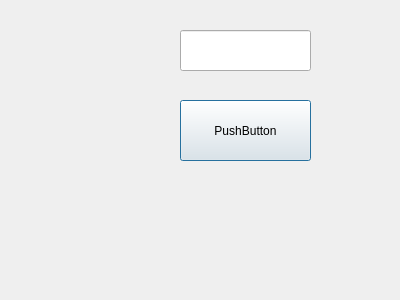
<?xml version="1.0" encoding="UTF-8"?>
<ui version="4.0">
 <class>Form2</class>
 <widget class="QDialog" name="Form2">
  <property name="geometry">
   <rect>
    <x>0</x>
    <y>0</y>
    <width>400</width>
    <height>300</height>
   </rect>
  </property>
  <property name="windowTitle">
   <string>Dialog</string>
  </property>
  <widget class="QPushButton" name="btnSave">
   <property name="geometry">
    <rect>
     <x>180</x>
     <y>100</y>
     <width>131</width>
     <height>61</height>
    </rect>
   </property>
   <property name="text">
    <string>PushButton</string>
   </property>
  </widget>
  <widget class="QLineEdit" name="textName">
   <property name="geometry">
    <rect>
     <x>180</x>
     <y>30</y>
     <width>131</width>
     <height>41</height>
    </rect>
   </property>
  </widget>
 </widget>
 <resources/>
 <connections/>
</ui>
